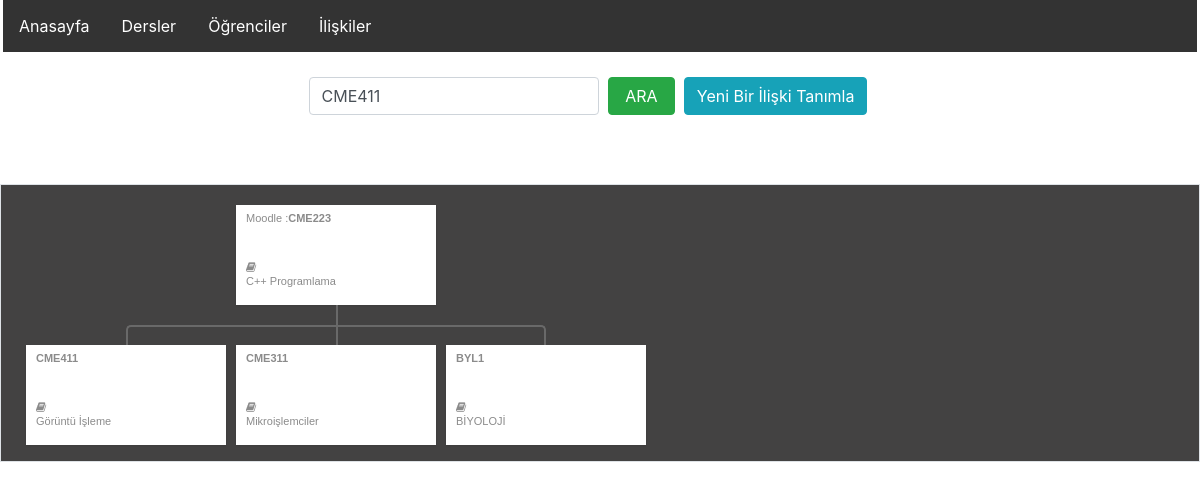
The app's page /iliskiler.php?ara=CME411 with its own data.
### tables this page shows
CREATE TABLE `ders_baginti` (
  `id` int(11) NOT NULL,
  `obs_kisa_ad` varchar(233) NOT NULL,
  `obs_adi` varchar(255) NOT NULL,
  `moodle_kisa_ad` varchar(233) NOT NULL,
  `moodle_adi` varchar(255) NOT NULL,
  `ekli_mi` int(11) NOT NULL
);

### iliskiler.php (called while the page is built, shortened)
<?php
include('model/System.php');
$ara = false;
if(isset($_GET['ara'])){
    $ara = $_GET['ara'];
}
$data = array(
    'iliskiler' => $sys->ders_iliskileri($ara),
    'ara_value' => $ara,
);
include('view/header.php');
include('view/iliskiler.php');
include('view/footer.php');

### model/System.php (called while the page is built, shortened)
<?php
class System {
    public $db_arakatman;
    function __construct(){
        $this->baglan_moodle_sistemi();
        $this->baglan_arakatman_sistemi();
    }
    public function baglan_moodle_sistemi(){
        $host = MOODLE_HOST;
        $dbname = MOODLE_DB_NAME;
        $user = MOODLE_DB_USER;
        $pass = MOODLE_DB_PASS;
        try {
            $this->db_moodle = new PDO("mysql:host={$host};dbname={$dbname};charset=utf8", "{$user}", "{$pass}");
            $this->db_moodle->query("SET NAMES 'utf8'");
            $this->db_moodle->query("SET CHARACTER SET utf8");
            $this->db_moodle->query("SET COLLATION_CONNECTION = 'utf8_turkish_ci'");
        } catch ( PDOException $e ){
            print $e->getMessage();
        }
    }
    public function baglan_arakatman_sistemi(){
        $host = HOST;
        $dbname = DB_NAME;
        $user = DB_USER;
        $pass = DB_PASS;
        try {
            $this->db_arakatman = new PDO("mysql:host={$host};dbname={$dbname};charset=utf8", "{$user}", "{$pass}");
            $this->db_arakatman->query("SET NAMES 'utf8'");
            $this->db_arakatman->query("SET CHARACTER SET utf8");
            $this->db_arakatman->query("SET COLLATION_CONNECTION = 'utf8_turkish_ci'");
            $this->db_arakatman->setAttribute(PDO::ATTR_EMULATE_PREPARES, FALSE);
        } catch ( PDOException $e ){
            print $e->getMessage();
        }
    }
    public function ders_iliskileri($ara=false){
        if($ara){
            $cek = $this->db_arakatman->prepare("SELECT * FROM `ders_baginti` WHERE obs_kisa_ad LIKE ? OR moodle_kisa_ad LIKE ? OR obs_adi LIKE ? OR moodle_adi LIKE ? GROUP BY moodle_kisa_ad");
            $cek->execute(array('%'.$ara.'%','%'.$ara.'%','%'.$ara.'%','%'.$ara.'%'));
        } else {
            $cek = $this->db_arakatman->prepare("SELECT * FROM `ders_baginti` GROUP BY moodle_kisa_ad");
            $cek->execute();
        }
        $array = $cek->fetchAll(PDO::FETCH_ASSOC);
        $veriler = array();
        foreach($array as $val){
            $veriler[] = array(
                'ders' => $val['moodle_kisa_ad'],
                'ders_adi' => $val['moodle_adi'],
                'alt_elemanlari' => $this->ders_iliskileri_alt_bul($val['moodle_kisa_ad']),
            );
        }
        return $veriler;
    }
    public function ders_iliskileri_alt_bul($gelen_kisa_ad){
        $cek = $this->db_arakatman->prepare("SELECT obs_kisa_ad,obs_adi FROM `ders_baginti` WHERE moodle_kisa_ad = ?");
        $cek->execute(array($gelen_kisa_ad));
        $array = $cek->fetchAll(PDO::FETCH_ASSOC);
        return $array;
    }
}
$sys = new System();

### view/iliskiler.php (the view, shortened to what this page needs)
<div class="col-lg-12">
    <form action="" method="get">
    <table align="center" width="50%">
        <tr>
            <td width="50%">
                <input type="text" name="ara" class="form-control" value="<?php echo $data['ara_value']; ?>">
            </td>
            <td>&nbsp;</td>
            <td>
                <button type="submit" class="btn btn-success btn-block">ARA</button>
            </td>
            <td>&nbsp;</td>
            <td>
            <a href="iliski.php">
                <div class="btn btn-info">Yeni Bir İlişki Tanımla</div>
            </a>
            </td>
        </tr>
    </table>
    </form>
</div>
<div class="container-fluid" style="margin-top:20px">
    <div class="row">
        <?php foreach($data['iliskiler'] as $veri){ ?>
        <div class="col-lg-12 text-center mt-5 pb-3 border" style="background:#434242;">
            <div class="tree">
                <ul>
                    <li>
                        <a href="#">
                            <div class="container-fluid">
                                <div class="row">
                                    Moodle : <b> <?php echo $veri['ders']; ?></b>
                                </div>
                                <div class="row" style="margin-top: 35px;">
                                    <i class="fa fa-book"></i>
                                </div>
                                <div class="row">
                                    <?php echo $veri['ders_adi']; ?>
                                </div>
                            </div>
                        </a>
                        <?php if($veri['alt_elemanlari']){ ?>
                        <ul>
                            <?php foreach($veri['alt_elemanlari'] as $alt){ ?>
                            <li>
                                <a href="#">
                                    <div class="container-fluid">
                                        <div class="row">
                                            <b><?php echo $alt['obs_kisa_ad']; ?></b>
                                        </div>
                                        <div class="row" style="margin-top: 35px;">
                                            <i class="fa fa-book"></i>
                                        </div>
                                        <div class="row">
                                            <?php echo $alt['obs_adi']; ?>
                                        </div>
                                    </div>
                                </a>
                            </li>
                            <?php } ?>
                        </ul>
                        <?php } ?>
                    </li>
                </ul>
            </div>
        </div>
        <?php } ?>
    </div>
</div>

### view/iliskiler.php (style rules this page uses)
.tree * { margin: 0; padding: 0; }
.tree ul { padding-top: 20px; position: relative; -transition: all 0.5s; -webkit-transition: all 0.5s; -moz-transition: all 0.5s; }
.tree li { float: left; text-align: center; list-style-type: none; position: relative; padding: 20px 5px 0 5px; -transition: all 0.5s; -webkit-transition: all 0.5s; -moz-transition: all 0.5s; }
.tree li::before, .tree li::after { content: ''; position: absolute; top: 0; right: 50%; border-top: 2px solid #696969; width: 50%; height: 20px; }
.tree li::after { right: auto; left: 50%; border-left: 2px solid #696969; }
.tree li:only-child::after, .tree li:only-child::before { display: none; }
.tree li:only-child { padding-top: 0; }
.tree li:first-child::before, .tree li:last-child::after { border: 0 none; }
.tree li:last-child::before { border-right: 2px solid #696969; border-radius: 0 5px 0 0; -webkit-border-radius: 0 5px 0 0; -moz-border-radius: 0 5px 0 0; }
.tree li:first-child::after { border-radius: 5px 0 0 0; -webkit-border-radius: 5px 0 0 0; -moz-border-radius: 5px 0 0 0; }
.tree ul ul::before { content: ''; position: absolute; top: 0; left: 50%; border-left: 2px solid #696969; width: 0; height: 20px; }
.tree li a { height: 100px; width: 200px; padding: 5px 10px; text-decoration: none; background-color: white; color: #8b8b8b; font-family: arial, verdana, tahoma; font-size: 11px; display: inline-block; box-shadow: 0 1px 2px rgba(0,0,0,0.1); -transition: all 0.5s; -webkit-transition: all 0.5s; -moz-transition: all 0.5s; }

### records on screen
ders_baginti: moodle_kisa_ad "CME223", moodle_adi "C++ Programlama", obs_kisa_ad "CME411", obs_adi "Görüntü İşleme"
ders_baginti: obs_kisa_ad "CME311", obs_adi "Mikroişlemciler"
ders_baginti: obs_kisa_ad "BYL1", obs_adi "BİYOLOJİ"
